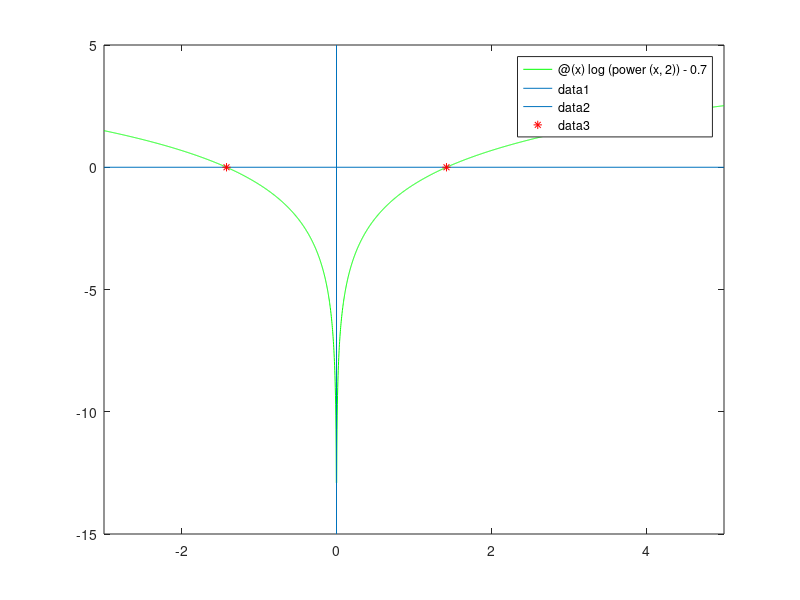

The MATLAB source for this figure:
function result = prob5_6()
    
    counter = 0;
    xl = 0.5;
    xu = 2;
    f = @(x) log(power(x,2)) - 0.7;
    % defining roots for the function f
    f1 = fzero(f,-1);
    f2 = fzero(f, 1);
    fprintf('root1: %.5f root2: %.5f\n', f1,f2);
    
    % plotting the graph according to defined function
    figure(1)
    fplot(f, [-3,5], 'g')
    x_line = xlim;
    y_line = ylim;
    line([0 0], y_line);  % y-axis
    line(x_line, [0 0]);  % x-axis
    hold on
    plot([f1,f2], [0,0], '*r') % plotting root points
    
    
    % bisection method implementation
    fprintf('\n***bisection method***\n');
    for i = 1:3
        f_xl = f(xl);
        f_xu = f(xu);
        xr = (xl+xu)/2;
        f_xr = f(xr);
        ea = abs( (xu-xl)/(xu+xl) )*100;
        fprintf('xl:%.5f xu:%.5f xr:%.5f f(xl):%.5f f(xu):%.5f f(xr):%.5f ea: %%%.5f \n', xl, xu, xr, f_xl, f_xu, f_xr, ea);
        
        % updating depending on the conditions
        if f_xl*f_xr < 0
            xu = xr;
        end
        
        if f_xl*f_xr > 0
            xl = xr;
        end
        
        if f_xu*f_xr < 0
            xl = xr;
        end
        
        counter = counter + 1;
        % stopping criterian
        if ea < 1 
            break 
        end
        
    end
    fprintf('number of iterations: %d\n', counter);
    fprintf('approximate error: %%%.8f\n', ea);
    fprintf('approximate root: %.5f\n\n', xr);
    
    
    % false position method implementation
    fprintf('***false position method***\n');
    counter = 0;
    state_counter = 0;
    xl_old = -1;
    xl = 0.5;
    xu = 2;
    f_xl = f(xl);
    
    for i = 1:3
        if xl == xl_old
            state_counter = state_counter + 1;
        end
        
        % if either xl or xu repeats more than 2 times
        % it needs to be halved
        if state_counter == 3
            f_xl = f_xl / 2;
        end
        
        f_xu = f(xu);
        xr = xu - (f_xu* (xu-xl)/(f_xu-f_xl));
        ea = abs( (xu-xl)/(xu+xl) )*100;
        fprintf('xl:%.5f xu:%.5f xr:%.5f f(xl):%.5f f(xu):%.5f f(xr):%.5f ea: %%%.5f \n', xl, xu, xr, f_xl, f_xu, f(xr), ea);
        
        
        % updating conditions
        if f_xl*f(xr) <0
             xu = xr;
        
        else
             xl = xr;
        end
        
        
        % stopping criteria
        if  abs(f(xr)) < 0.01 || f(xr) == 0
             break 
        end
        
        counter = counter + 1;
        
    end
    fprintf('number of iterations: %d\n', counter);
    fprintf('approximate error: %%%.8f\n', ea);
    fprintf('approximate root: %.5f\n\n', xr);
    
end